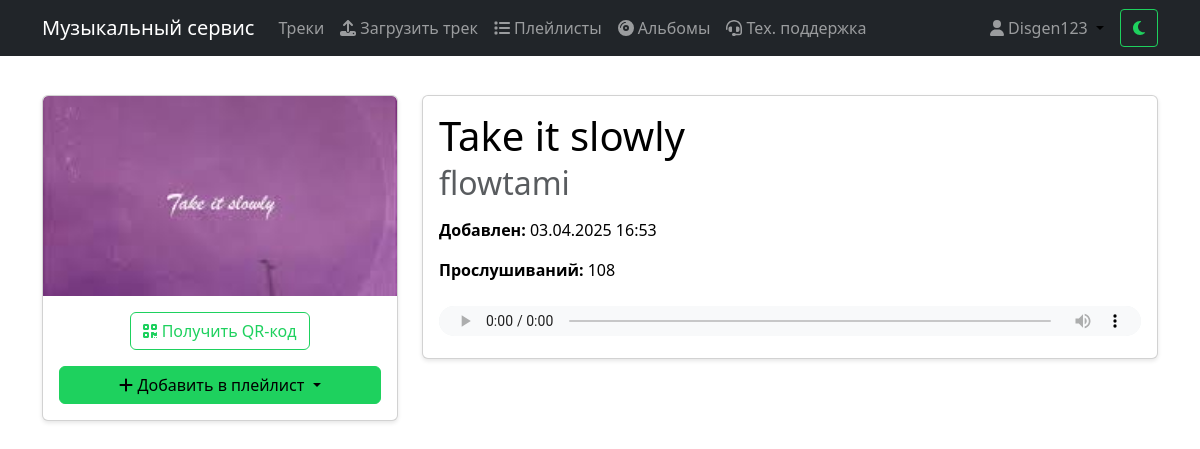
Before: /tracks/10/ (signed in) with the older database file.
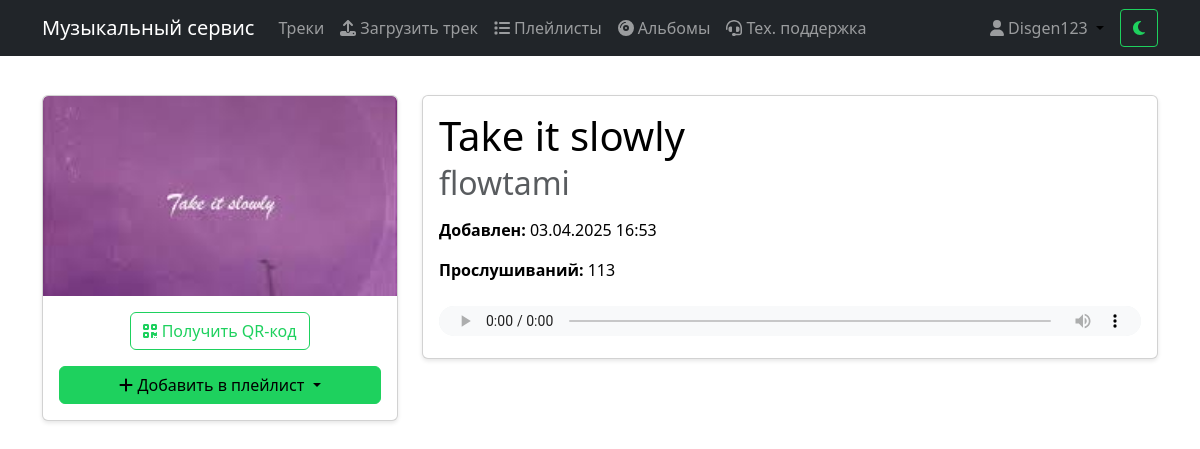
After: the same page with the newer database file.
### music/models.py (models this page shows, shortened)
class Track(models.Model):
    title = models.CharField(max_length=200, verbose_name='Название')
    artist = models.CharField(max_length=200, verbose_name='Исполнитель')
    album = models.ForeignKey(Album, on_delete=models.CASCADE, related_name='tracks', null=True, blank=True, verbose_name='Альбом')
    track_number = models.PositiveIntegerField(null=True, blank=True, verbose_name='Номер трека')
    audio_file = models.FileField(upload_to='tracks/', validators=[validate_audio_file], null=True, blank=True, verbose_name='Аудио файл')
    cover = models.ImageField(upload_to='covers/', null=True, blank=True, verbose_name='Обложка')
    duration = models.DurationField(null=True, blank=True, verbose_name='Длительность')
    play_count = models.PositiveIntegerField(default=0, verbose_name='Количество прослушиваний')
    user = models.ForeignKey(User, on_delete=models.CASCADE, null=True, blank=True, verbose_name='Пользователь')
    created_at = models.DateTimeField(auto_now_add=True, verbose_name='Дата создания')
    is_approved = models.BooleanField(default=False, verbose_name='Одобрен')
    moderation_comment = models.TextField(null=True, blank=True, verbose_name='Комментарий модератора')
    is_explicit = models.BooleanField(default=False, verbose_name='Есть цензура')
    class Meta:
        verbose_name = 'Трек'
        verbose_name_plural = 'Треки'
        ordering = ['album', 'track_number', '-created_at']

### music/views.py (the view)
# urls.py: path('tracks/<int:pk>/', views.track_detail, name='track_detail'),
@login_required
def track_detail(request, pk):
    track = get_object_or_404(Track, pk=pk)
    if not check_age_restriction(request.user, track):
        raise PermissionDenied("Вам должно быть 18 лет для доступа к этому треку")
    user_playlists = Playlist.objects.filter(user=request.user)
    return render(request, 'music/track_detail.html', {
        'track': track,
        'user_playlists': user_playlists
    })

### music/context_processors.py (called while the page is built)
def pending_tracks_count(request):
    if request.user.is_authenticated and request.user.is_superuser:
        return {'pending_tracks_count': Track.objects.filter(is_approved=False).count()}
    return {'pending_tracks_count': 0}

def support_tickets_count(request):
    if request.user.is_authenticated and request.user.is_superuser:
        unread_count = SupportMessage.objects.filter(
            ticket__status__in=['open', 'in_progress'],
            is_read=False
        ).exclude(user=request.user).count()
    else:
        unread_count = 0
    return {'unread_tickets_count': unread_count}

### music/views.py (called while the page is built, shortened)
def check_age_restriction(user, track):
    if not track.is_explicit:
        return True

### templates/music/track_detail.html (shortened to what this page needs)
{% extends 'base.html' %}
{% load crispy_forms_tags %}
{% load static %}
{% load music_filters %}
{% block content %}
<div class="row">
    <div class="col-md-4">
        <div class="card">
            {% if track.cover %}
            <img src="{{ track.cover.url }}" class="card-img-top" alt="{{ track.title }}">
            {% else %}
            <img src="https://via.placeholder.com/400" class="card-img-top" alt="Нет обложки">
            {% endif %}
            <div class="card-body text-center">
                <a href="{% url 'music:generate_qr' track.pk %}" class="btn btn-outline-custom mb-3">
                    <i class="fas fa-qrcode"></i> Получить QR-код
                </a>
                {% if user.is_authenticated %}
                <div class="dropdown">
                    <button class="btn btn-custom dropdown-toggle w-100" type="button" id="addToPlaylistDropdown" data-bs-toggle="dropdown" aria-expanded="false">
                        <i class="fas fa-plus"></i> Добавить в плейлист
                    </button>
                </div>
                {% endif %}
            </div>
        </div>
    </div>
    <div class="col-md-8">
        <div class="card">
            <div class="card-body">
                <h1 class="card-title">{{ track.title }}</h1>
                <h2 class="card-subtitle mb-3 text-muted">{{ track.artist }}</h2>
                <p class="card-text">
                    <strong>Добавлен:</strong> {{ track.created_at|date:"d.m.Y H:i" }}
                </p>
                <p class="card-text">
                    <strong>Прослушиваний:</strong> <span class="play-count">{{ track.play_count }}</span>
                </p>
                {% if track.audio_file %}
                <div class="mt-4">
                    <audio controls class="w-100" id="audioPlayer">
                        <source src="{{ track.audio_file.url }}" type="audio/mpeg">
                    </audio>
                </div>
                {% endif %}
            </div>
        </div>
    </div>
</div>
{% endblock %}

Changed rows visible on the page:
changed Track "Take it slowly": play_count "108" → "113"
